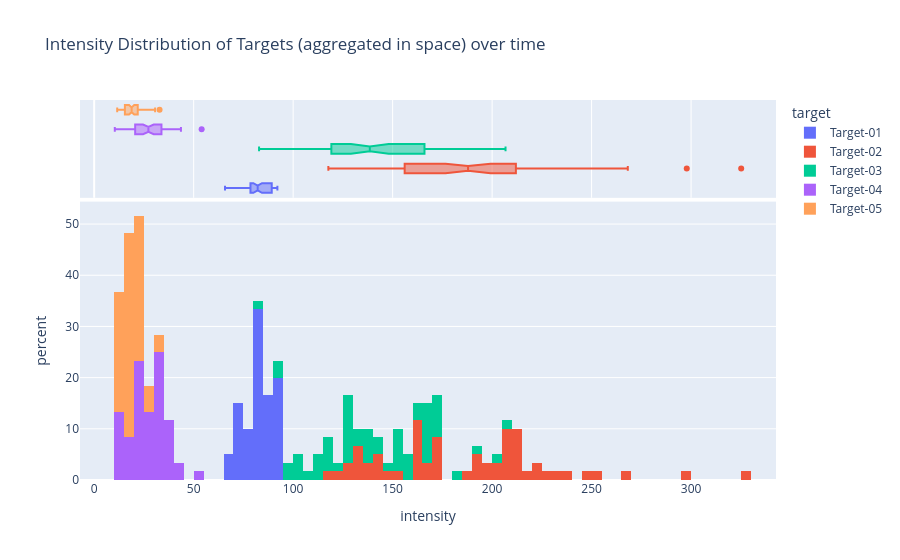

Source (notebook cell):
### Markdown cell above
https://plotly.com/chart-studio-help/histogram/#normalizing-a-histogram

### Code cell
plot_data = subtarget_statistics.loc[:, pd.IndexSlice[:, "grey"]]
plot_data = plot_data.melt(value_name="intensity")

fig = px.histogram(
    plot_data,
    x="intensity",
    color="target",
    marginal="box",  # can be 'rug', `box`, `violin`
    hover_data=plot_data.columns,
    histfunc="count",  # can be "avg"
    nbins=100,
    histnorm="percent",  # '', 'percent', 'probability', 'density', 'probability density'
    title="Intensity Distribution of Targets (aggregated in space) over time",
    # log_y=True,
)
fig.show()

### Figure 1 — Plotly figure (JSON) as saved in the notebook; plotly's stock layout.template omitted (floating-point values rounded to 4 significant figures)
{"data": [{"bingroup": "x", "histfunc": "count", "histnorm": "percent", "hovertemplate": "target=Target-01<br>intensity=%{x}<br>percent=%{y}<extra></extra>", "legendgroup": "Target-01", "marker": {"color": "#636efa", "pattern": {"shape": ""}}, "name": "Target-01", "nbinsx": 100, "orientation": "v", "showlegend": true, "type": "histogram", "x": [79.75, 82.26, 83.69, 81.03, 81.28, 80.15, 79.39, 80.16, 80.83, 83.5, 83.74, 85.58, 85.53, 84.13, 80.82, 80.9, 76.82, 75.55, 79.29, 83.2, 81.44, 80.39, 82.12, 80.45, 80.58, 87.26, 88.63, 89.26, 91.06, 91.52, 92.09, 90.77, 90.36, 90.27, 92.05, 90.77, 86.09, 71.59, 67.34, 65.75, 67.71, 71.08, 71.76, 70.65, 72.14, 72.8, 71.8, 71.77, 73.77, 77.82, 82.22, 83.94, 86.4, 89.22, 91.26, 89.73, 89.72, 90.73, 90.87, 91.37], "xaxis": "x", "yaxis": "y"}, {"customdata": [["Target-01", "grey"], ["Target-01", "grey"], ["Target-01", "grey"], ["Target-01", "grey"], ["Target-01", "grey"], ["Target-01", "grey"], ["Target-01", "grey"], ["Target-01", "grey"], ["Target-01", "grey"], ["Target-01", "grey"], ["Target-01", "grey"], ["Target-01", "grey"], ["Target-01", "grey"], ["Target-01", "grey"], ["Target-01", "grey"], ["Target-01", "grey"], ["Target-01", "grey"], ["Target-01", "grey"], ["Target-01", "grey"], ["Target-01", "grey"], ["Target-01", "grey"], ["Target-01", "grey"], ["Target-01", "grey"], ["Target-01", "grey"], ["Target-01", "grey"], ["Target-01", "grey"], ["Target-01", "grey"], ["Target-01", "grey"], ["Target-01", "grey"], ["Target-01", "grey"], ["Target-01", "grey"], ["Target-01", "grey"], ["Target-01", "grey"], ["Target-01", "grey"], ["Target-01", "grey"], ["Target-01", "grey"], ["Target-01", "grey"], ["Target-01", "grey"], ["Target-01", "grey"], ["Target-01", "grey"], ["Target-01", "grey"], ["Target-01", "grey"], ["Target-01", "grey"], ["Target-01", "grey"], ["Target-01", "grey"], ["Target-01", "grey"], ["Target-01", "grey"], ["Target-01", "grey"], ["Target-01", "grey"], ["Target-01", "grey"], ["Target-01", "grey"], ["Target-01", "grey"], ["Target-01", "grey"], ["Target-01", "grey"], ["Target-01", "grey"], ["Target-01", "grey"], ["Target-01", "grey"], ["Target-01", "grey"], ["Target-01", "grey"], ["Target-01", "grey"]], "hovertemplate": "target=%{customdata[0]}<br>intensity=%{x}<br>color=%{customdata[1]}<extra></extra>", "legendgroup": "Target-01", "marker": {"color": "#636efa"}, "name": "Target-01", "notched": true, "showlegend": false, "type": "box", "x": [79.75, 82.26, 83.69, 81.03, 81.28, 80.15, 79.39, 80.16, 80.83, 83.5, 83.74, 85.58, 85.53, 84.13, 80.82, 80.9, 76.82, 75.55, 79.29, 83.2, 81.44, 80.39, 82.12, 80.45, 80.58, 87.26, 88.63, 89.26, 91.06, 91.52, 92.09, 90.77, 90.36, 90.27, 92.05, 90.77, 86.09, 71.59, 67.34, 65.75, 67.71, 71.08, 71.76, 70.65, 72.14, 72.8, 71.8, 71.77, 73.77, 77.82, 82.22, 83.94, 86.4, 89.22, 91.26, 89.73, 89.72, 90.73, 90.87, 91.37], "xaxis": "x2", "yaxis": "y2"}, {"bingroup": "x", "histfunc": "count", "histnorm": "percent", "hovertemplate": "target=Target-02<br>intensity=%{x}<br>percent=%{y}<extra></extra>", "legendgroup": "Target-02", "marker": {"color": "#EF553B", "pattern": {"shape": ""}}, "name": "Target-02", "nbinsx": 100, "orientation": "v", "showlegend": true, "type": "histogram", "x": [190.3, 194.9, 201.1, 200.3, 205.5, 206.3, 206.9, 207.0, 208.8, 215.6, 214.0, 214.5, 213.1, 211.6, 208.6, 190.3, 169.7, 163.5, 171.1, 170.7, 141.0, 139.9, 151.6, 161.0, 174.1, 198.3, 212.3, 221.3, 232.5, 247.8, 253.9, 225.1, 173.9, 163.7, 160.6, 164.9, 160.5, 132.8, 121.5, 117.7, 128.5, 138.9, 131.9, 129.7, 132.6, 134.0, 140.1, 142.4, 148.0, 162.1, 168.3, 174.5, 185.5, 198.7, 211.6, 220.9, 239.9, 268.2, 297.8, 325.2], "xaxis": "x", "yaxis": "y"}, {"customdata": [["Target-02", "grey"], ["Target-02", "grey"], ["Target-02", "grey"], ["Target-02", "grey"], ["Target-02", "grey"], ["Target-02", "grey"], ["Target-02", "grey"], ["Target-02", "grey"], ["Target-02", "grey"], ["Target-02", "grey"], ["Target-02", "grey"], ["Target-02", "grey"], ["Target-02", "grey"], ["Target-02", "grey"], ["Target-02", "grey"], ["Target-02", "grey"], ["Target-02", "grey"], ["Target-02", "grey"], ["Target-02", "grey"], ["Target-02", "grey"], ["Target-02", "grey"], ["Target-02", "grey"], ["Target-02", "grey"], ["Target-02", "grey"], ["Target-02", "grey"], ["Target-02", "grey"], ["Target-02", "grey"], ["Target-02", "grey"], ["Target-02", "grey"], ["Target-02", "grey"], ["Target-02", "grey"], ["Target-02", "grey"], ["Target-02", "grey"], ["Target-02", "grey"], ["Target-02", "grey"], ["Target-02", "grey"], ["Target-02", "grey"], ["Target-02", "grey"], ["Target-02", "grey"], ["Target-02", "grey"], ["Target-02", "grey"], ["Target-02", "grey"], ["Target-02", "grey"], ["Target-02", "grey"], ["Target-02", "grey"], ["Target-02", "grey"], ["Target-02", "grey"], ["Target-02", "grey"], ["Target-02", "grey"], ["Target-02", "grey"], ["Target-02", "grey"], ["Target-02", "grey"], ["Target-02", "grey"], ["Target-02", "grey"], ["Target-02", "grey"], ["Target-02", "grey"], ["Target-02", "grey"], ["Target-02", "grey"], ["Target-02", "grey"], ["Target-02", "grey"]], "hovertemplate": "target=%{customdata[0]}<br>intensity=%{x}<br>color=%{customdata[1]}<extra></extra>", "legendgroup": "Target-02", "marker": {"color": "#EF553B"}, "name": "Target-02", "notched": true, "showlegend": false, "type": "box", "x": [190.3, 194.9, 201.1, 200.3, 205.5, 206.3, 206.9, 207.0, 208.8, 215.6, 214.0, 214.5, 213.1, 211.6, 208.6, 190.3, 169.7, 163.5, 171.1, 170.7, 141.0, 139.9, 151.6, 161.0, 174.1, 198.3, 212.3, 221.3, 232.5, 247.8, 253.9, 225.1, 173.9, 163.7, 160.6, 164.9, 160.5, 132.8, 121.5, 117.7, 128.5, 138.9, 131.9, 129.7, 132.6, 134.0, 140.1, 142.4, 148.0, 162.1, 168.3, 174.5, 185.5, 198.7, 211.6, 220.9, 239.9, 268.2, 297.8, 325.2], "xaxis": "x2", "yaxis": "y2"}, {"bingroup": "x", "histfunc": "count", "histnorm": "percent", "hovertemplate": "target=Target-03<br>intensity=%{x}<br>percent=%{y}<extra></extra>", "legendgroup": "Target-03", "marker": {"color": "#00cc96", "pattern": {"shape": ""}}, "name": "Target-03", "nbinsx": 100, "orientation": "v", "showlegend": true, "type": "histogram", "x": [151.6, 154.8, 160.9, 161.5, 166.3, 167.4, 167.7, 168.5, 169.3, 174.1, 171.7, 173.4, 172.9, 166.5, 159.0, 138.1, 128.4, 119.8, 125.9, 126.0, 113.7, 118.6, 128.9, 129.3, 127.7, 136.8, 143.6, 150.1, 154.8, 155.5, 152.7, 143.6, 114.5, 116.0, 129.0, 139.0, 126.1, 101.9, 94.66, 82.87, 90.91, 102.6, 98.94, 97.94, 104.0, 107.9, 117.6, 114.7, 121.4, 130.1, 131.9, 137.1, 146.7, 157.6, 165.7, 171.2, 181.6, 190.7, 200.6, 206.7], "xaxis": "x", "yaxis": "y"}, {"customdata": [["Target-03", "grey"], ["Target-03", "grey"], ["Target-03", "grey"], ["Target-03", "grey"], ["Target-03", "grey"], ["Target-03", "grey"], ["Target-03", "grey"], ["Target-03", "grey"], ["Target-03", "grey"], ["Target-03", "grey"], ["Target-03", "grey"], ["Target-03", "grey"], ["Target-03", "grey"], ["Target-03", "grey"], ["Target-03", "grey"], ["Target-03", "grey"], ["Target-03", "grey"], ["Target-03", "grey"], ["Target-03", "grey"], ["Target-03", "grey"], ["Target-03", "grey"], ["Target-03", "grey"], ["Target-03", "grey"], ["Target-03", "grey"], ["Target-03", "grey"], ["Target-03", "grey"], ["Target-03", "grey"], ["Target-03", "grey"], ["Target-03", "grey"], ["Target-03", "grey"], ["Target-03", "grey"], ["Target-03", "grey"], ["Target-03", "grey"], ["Target-03", "grey"], ["Target-03", "grey"], ["Target-03", "grey"], ["Target-03", "grey"], ["Target-03", "grey"], ["Target-03", "grey"], ["Target-03", "grey"], ["Target-03", "grey"], ["Target-03", "grey"], ["Target-03", "grey"], ["Target-03", "grey"], ["Target-03", "grey"], ["Target-03", "grey"], ["Target-03", "grey"], ["Target-03", "grey"], ["Target-03", "grey"], ["Target-03", "grey"], ["Target-03", "grey"], ["Target-03", "grey"], ["Target-03", "grey"], ["Target-03", "grey"], ["Target-03", "grey"], ["Target-03", "grey"], ["Target-03", "grey"], ["Target-03", "grey"], ["Target-03", "grey"], ["Target-03", "grey"]], "hovertemplate": "target=%{customdata[0]}<br>intensity=%{x}<br>color=%{customdata[1]}<extra></extra>", "legendgroup": "Target-03", "marker": {"color": "#00cc96"}, "name": "Target-03", "notched": true, "showlegend": false, "type": "box", "x": [151.6, 154.8, 160.9, 161.5, 166.3, 167.4, 167.7, 168.5, 169.3, 174.1, 171.7, 173.4, 172.9, 166.5, 159.0, 138.1, 128.4, 119.8, 125.9, 126.0, 113.7, 118.6, 128.9, 129.3, 127.7, 136.8, 143.6, 150.1, 154.8, 155.5, 152.7, 143.6, 114.5, 116.0, 129.0, 139.0, 126.1, 101.9, 94.66, 82.87, 90.91, 102.6, 98.94, 97.94, 104.0, 107.9, 117.6, 114.7, 121.4, 130.1, 131.9, 137.1, 146.7, 157.6, 165.7, 171.2, 181.6, 190.7, 200.6, 206.7], "xaxis": "x2", "yaxis": "y2"}, {"bingroup": "x", "histfunc": "count", "histnorm": "percent", "hovertemplate": "target=Target-04<br>intensity=%{x}<br>percent=%{y}<extra></extra>", "legendgroup": "Target-04", "marker": {"color": "#ab63fa", "pattern": {"shape": ""}}, "name": "Target-04", "nbinsx": 100, "orientation": "v", "showlegend": true, "type": "histogram", "x": [31.0, 31.93, 33.11, 32.99, 34.53, 34.61, 34.73, 35.27, 35.29, 37.17, 43.61, 36.53, 35.61, 35.63, 34.94, 25.15, 22.47, 22.57, 30.12, 22.63, 19.34, 19.53, 20.59, 20.61, 21.66, 29.29, 31.53, 38.25, 40.01, 34.91, 54.01, 31.73, 22.22, 21.98, 22.1, 27.31, 21.92, 17.95, 10.51, 10.36, 18.71, 19.78, 11.01, 10.82, 11.07, 11.15, 11.55, 11.5, 20.28, 22.42, 23.17, 24.32, 25.8, 27.18, 28.09, 28.77, 29.51, 30.67, 30.71, 31.58], "xaxis": "x", "yaxis": "y"}, {"customdata": [["Target-04", "grey"], ["Target-04", "grey"], ["Target-04", "grey"], ["Target-04", "grey"], ["Target-04", "grey"], ["Target-04", "grey"], ["Target-04", "grey"], ["Target-04", "grey"], ["Target-04", "grey"], ["Target-04", "grey"], ["Target-04", "grey"], ["Target-04", "grey"], ["Target-04", "grey"], ["Target-04", "grey"], ["Target-04", "grey"], ["Target-04", "grey"], ["Target-04", "grey"], ["Target-04", "grey"], ["Target-04", "grey"], ["Target-04", "grey"], ["Target-04", "grey"], ["Target-04", "grey"], ["Target-04", "grey"], ["Target-04", "grey"], ["Target-04", "grey"], ["Target-04", "grey"], ["Target-04", "grey"], ["Target-04", "grey"], ["Target-04", "grey"], ["Target-04", "grey"], ["Target-04", "grey"], ["Target-04", "grey"], ["Target-04", "grey"], ["Target-04", "grey"], ["Target-04", "grey"], ["Target-04", "grey"], ["Target-04", "grey"], ["Target-04", "grey"], ["Target-04", "grey"], ["Target-04", "grey"], ["Target-04", "grey"], ["Target-04", "grey"], ["Target-04", "grey"], ["Target-04", "grey"], ["Target-04", "grey"], ["Target-04", "grey"], ["Target-04", "grey"], ["Target-04", "grey"], ["Target-04", "grey"], ["Target-04", "grey"], ["Target-04", "grey"], ["Target-04", "grey"], ["Target-04", "grey"], ["Target-04", "grey"], ["Target-04", "grey"], ["Target-04", "grey"], ["Target-04", "grey"], ["Target-04", "grey"], ["Target-04", "grey"], ["Target-04", "grey"]], "hovertemplate": "target=%{customdata[0]}<br>intensity=%{x}<br>color=%{customdata[1]}<extra></extra>", "legendgroup": "Target-04", "marker": {"color": "#ab63fa"}, "name": "Target-04", "notched": true, "showlegend": false, "type": "box", "x": [31.0, 31.93, 33.11, 32.99, 34.53, 34.61, 34.73, 35.27, 35.29, 37.17, 43.61, 36.53, 35.61, 35.63, 34.94, 25.15, 22.47, 22.57, 30.12, 22.63, 19.34, 19.53, 20.59, 20.61, 21.66, 29.29, 31.53, 38.25, 40.01, 34.91, 54.01, 31.73, 22.22, 21.98, 22.1, 27.31, 21.92, 17.95, 10.51, 10.36, 18.71, 19.78, 11.01, 10.82, 11.07, 11.15, 11.55, 11.5, 20.28, 22.42, 23.17, 24.32, 25.8, 27.18, 28.09, 28.77, 29.51, 30.67, 30.71, 31.58], "xaxis": "x2", "yaxis": "y2"}, {"bingroup": "x", "histfunc": "count", "histnorm": "percent", "hovertemplate": "target=Target-05<br>intensity=%{x}<br>percent=%{y}<extra></extra>", "legendgroup": "Target-05", "marker": {"color": "#FFA15A", "pattern": {"shape": ""}}, "name": "Target-05", "nbinsx": 100, "orientation": "v", "showlegend": true, "type": "histogram", "x": [20.15, 20.41, 21.41, 18.96, 22.13, 22.44, 22.28, 22.55, 19.93, 23.12, 23.03, 23.02, 20.26, 22.23, 21.65, 19.43, 16.57, 16.07, 16.94, 16.62, 12.89, 13.96, 15.96, 14.37, 16.03, 17.12, 17.86, 18.69, 19.09, 19.94, 19.44, 18.12, 14.65, 15.45, 18.98, 26.75, 20.51, 15.43, 13.73, 13.39, 14.13, 13.67, 13.92, 11.57, 12.54, 12.38, 13.17, 14.9, 15.52, 17.13, 15.95, 18.53, 20.44, 19.93, 23.94, 24.97, 27.51, 29.95, 32.86, 30.62], "xaxis": "x", "yaxis": "y"}, {"customdata": [["Target-05", "grey"], ["Target-05", "grey"], ["Target-05", "grey"], ["Target-05", "grey"], ["Target-05", "grey"], ["Target-05", "grey"], ["Target-05", "grey"], ["Target-05", "grey"], ["Target-05", "grey"], ["Target-05", "grey"], ["Target-05", "grey"], ["Target-05", "grey"], ["Target-05", "grey"], ["Target-05", "grey"], ["Target-05", "grey"], ["Target-05", "grey"], ["Target-05", "grey"], ["Target-05", "grey"], ["Target-05", "grey"], ["Target-05", "grey"], ["Target-05", "grey"], ["Target-05", "grey"], ["Target-05", "grey"], ["Target-05", "grey"], ["Target-05", "grey"], ["Target-05", "grey"], ["Target-05", "grey"], ["Target-05", "grey"], ["Target-05", "grey"], ["Target-05", "grey"], ["Target-05", "grey"], ["Target-05", "grey"], ["Target-05", "grey"], ["Target-05", "grey"], ["Target-05", "grey"], ["Target-05", "grey"], ["Target-05", "grey"], ["Target-05", "grey"], ["Target-05", "grey"], ["Target-05", "grey"], ["Target-05", "grey"], ["Target-05", "grey"], ["Target-05", "grey"], ["Target-05", "grey"], ["Target-05", "grey"], ["Target-05", "grey"], ["Target-05", "grey"], ["Target-05", "grey"], ["Target-05", "grey"], ["Target-05", "grey"], ["Target-05", "grey"], ["Target-05", "grey"], ["Target-05", "grey"], ["Target-05", "grey"], ["Target-05", "grey"], ["Target-05", "grey"], ["Target-05", "grey"], ["Target-05", "grey"], ["Target-05", "grey"], ["Target-05", "grey"]], "hovertemplate": "target=%{customdata[0]}<br>intensity=%{x}<br>color=%{customdata[1]}<extra></extra>", "legendgroup": "Target-05", "marker": {"color": "#FFA15A"}, "name": "Target-05", "notched": true, "showlegend": false, "type": "box", "x": [20.15, 20.41, 21.41, 18.96, 22.13, 22.44, 22.28, 22.55, 19.93, 23.12, 23.03, 23.02, 20.26, 22.23, 21.65, 19.43, 16.57, 16.07, 16.94, 16.62, 12.89, 13.96, 15.96, 14.37, 16.03, 17.12, 17.86, 18.69, 19.09, 19.94, 19.44, 18.12, 14.65, 15.45, 18.98, 26.75, 20.51, 15.43, 13.73, 13.39, 14.13, 13.67, 13.92, 11.57, 12.54, 12.38, 13.17, 14.9, 15.52, 17.13, 15.95, 18.53, 20.44, 19.93, 23.94, 24.97, 27.51, 29.95, 32.86, 30.62], "xaxis": "x2", "yaxis": "y2"}], "layout": {"barmode": "relative", "legend": {"title": {"text": "target"}, "tracegroupgap": 0}, "title": {"text": "Intensity Distribution of Targets (aggregated in space) over time"}, "xaxis": {"anchor": "y", "domain": [0.0, 1.0], "title": {"text": "intensity"}}, "xaxis2": {"anchor": "y2", "domain": [0.0, 1.0], "matches": "x", "showgrid": true, "showticklabels": false}, "yaxis": {"anchor": "x", "domain": [0.0, 0.7326], "title": {"text": "percent"}}, "yaxis2": {"anchor": "x2", "domain": [0.7426, 1.0], "matches": "y2", "showgrid": false, "showline": false, "showticklabels": false, "ticks": ""}}}
